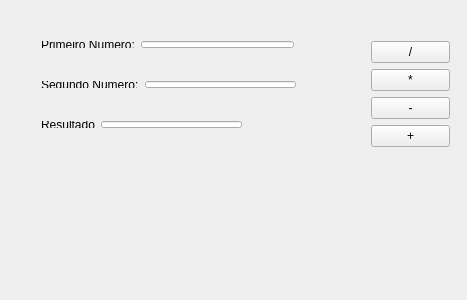
<?xml version="1.0" encoding="UTF-8"?>
<ui version="4.0">
 <class>MainWindow</class>
 <widget class="QMainWindow" name="MainWindow">
  <property name="geometry">
   <rect>
    <x>0</x>
    <y>0</y>
    <width>467</width>
    <height>300</height>
   </rect>
  </property>
  <property name="windowTitle">
   <string>MainWindow</string>
  </property>
  <widget class="QWidget" name="centralWidget">
   <widget class="QWidget" name="">
    <property name="geometry">
     <rect>
      <x>30</x>
      <y>30</y>
      <width>275</width>
      <height>29</height>
     </rect>
    </property>
    <layout class="QHBoxLayout" name="horizontalLayout">
     <item>
      <widget class="QLabel" name="label">
       <property name="text">
        <string>Primeiro Numero:</string>
       </property>
      </widget>
     </item>
     <item>
      <widget class="QLineEdit" name="lnEdt1"/>
     </item>
    </layout>
   </widget>
   <widget class="QWidget" name="">
    <property name="geometry">
     <rect>
      <x>30</x>
      <y>70</y>
      <width>277</width>
      <height>29</height>
     </rect>
    </property>
    <layout class="QHBoxLayout" name="horizontalLayout_2">
     <item>
      <widget class="QLabel" name="label_2">
       <property name="text">
        <string>Segundo Numero:</string>
       </property>
      </widget>
     </item>
     <item>
      <widget class="QLineEdit" name="lnEdt2"/>
     </item>
    </layout>
   </widget>
   <widget class="QWidget" name="">
    <property name="geometry">
     <rect>
      <x>30</x>
      <y>110</y>
      <width>223</width>
      <height>29</height>
     </rect>
    </property>
    <layout class="QHBoxLayout" name="horizontalLayout_3">
     <item>
      <widget class="QLabel" name="label_3">
       <property name="text">
        <string>Resultado</string>
       </property>
      </widget>
     </item>
     <item>
      <widget class="QLineEdit" name="lnEdtResultado"/>
     </item>
    </layout>
   </widget>
   <widget class="QWidget" name="">
    <property name="geometry">
     <rect>
      <x>360</x>
      <y>30</y>
      <width>101</width>
      <height>128</height>
     </rect>
    </property>
    <layout class="QVBoxLayout" name="verticalLayout">
     <item>
      <widget class="QPushButton" name="pushBtnDiv">
       <property name="text">
        <string>/</string>
       </property>
      </widget>
     </item>
     <item>
      <widget class="QPushButton" name="pushBtnMult">
       <property name="text">
        <string>*</string>
       </property>
      </widget>
     </item>
     <item>
      <widget class="QPushButton" name="pushBtnSub">
       <property name="text">
        <string>-</string>
       </property>
      </widget>
     </item>
     <item>
      <widget class="QPushButton" name="pushBtnSoma">
       <property name="text">
        <string>+</string>
       </property>
      </widget>
     </item>
    </layout>
   </widget>
  </widget>
 </widget>
 <layoutdefault spacing="6" margin="11"/>
 <resources/>
 <connections/>
</ui>
